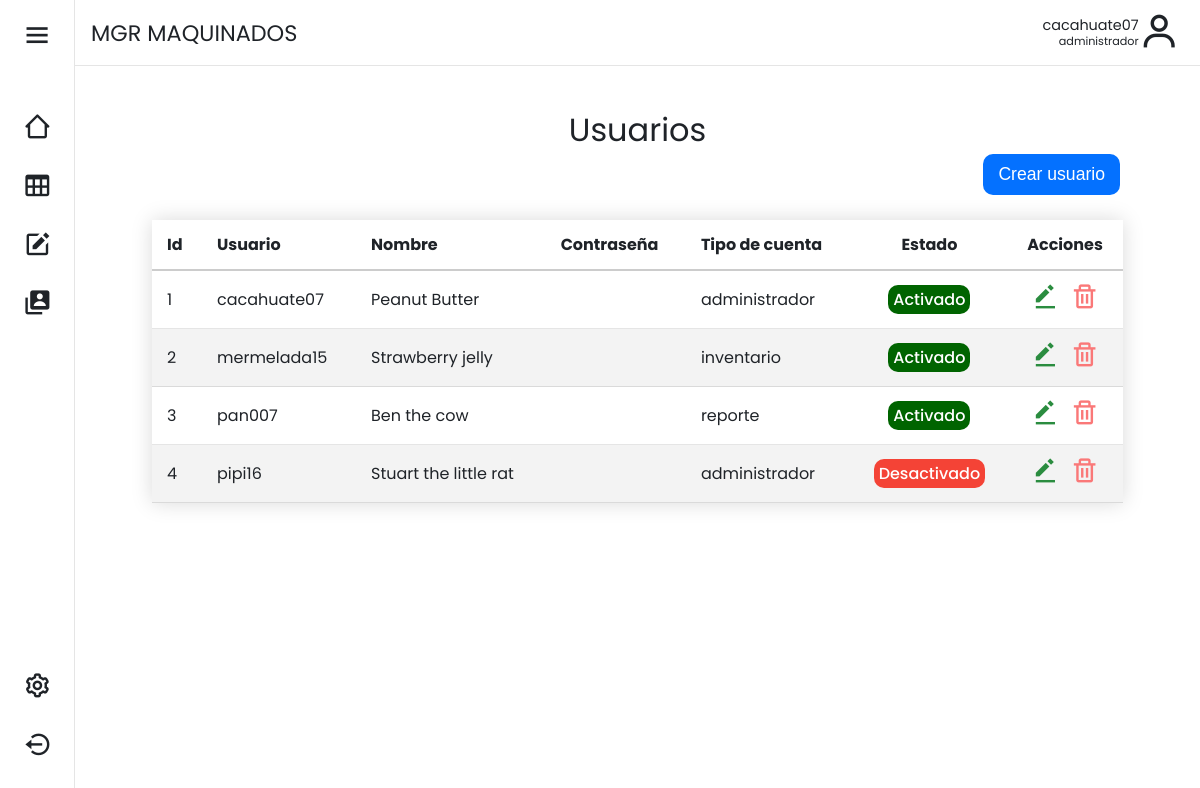
Screenshot of /usuarios.php (signed in) with the database file from the repository.
### tables this page shows
CREATE TABLE empleados (
    empleado_id SMALLINT PRIMARY KEY AUTO_INCREMENT,
    nombre VARCHAR(128),
    nombre_usuario VARCHAR(32) UNIQUE,
    password VARCHAR(255),
    tipo_cuenta VARCHAR(20),
    estado BIT
);

### authentication.php (called while the page is built, shortened)
<?php
if(isset($_SESSION["empleado_id"])){
    require __Dir__ . "/scripts/database.php";
    $sql = "SELECT * FROM empleados WHERE empleado_id = {$_SESSION["empleado_id"]}";
    $result = $mysqli->query($sql);
    $user = $result->fetch_assoc();
}
else{
    header("Location: index.php");
}
?>

### usuarios.php (the view, shortened to what this page needs)
<?php
require("authentication.php");
?>
<!DOCTYPE html>
<html lang="en">
<head>
    <link rel="stylesheet" href="assets/css/usuarios.css?<?php echo time(); ?>">
    <link rel="stylesheet" href="assets/css/sidebar.css?<?php echo time(); ?>">
    <link href='https://unpkg.com/boxicons@2.1.4/css/boxicons.min.css' rel='stylesheet'>
</head>
<body>
    <div class="sidebar">
        <div class="logoContent">
            <div class="logo">
                <i class='bx bx-menu' id="btn"></i>
            </div>
        </div>
        <ul class="nameList">
            <div class="topItems">
                <li>
                    <a href="home.php">
                        <i class='bx bx-home-alt-2'></i>
                    </a>
                </li>
                <li>
                    <a href="#">
                        <i class='bx bx-table'></i>
                    </a>
                </li>
                <li>
                    <a href="#">
                        <i class='bx bxs-edit' ></i>
                    </a>
                </li>
                <li>
                    <a href="#">
                        <i class='bx bxs-user-account'></i>
                    </a>
                </li>
            </div>
            <?php include("includes\sidebar-bottomItems.php") ?>
        </ul>
    </div>
    <div class="home">
        <?php
        include("includes/header.php");
        ?>
        <div class="content">
            <div class="content-header">
                <h1>Usuarios</h1>
                <button id = "addButton" class="openModalCU">Crear usuario</button>
            </div>
            <div class = "table-container">
            <table class = "content-table">
                <thead>
                    <tr>
                        <th>Id</th>
                        <th>Usuario</th>
                        <th>Nombre</th>
                        <th>Contraseña</th>
                        <th>Tipo de cuenta</th>
                        <th class = "center-cell">Estado</th>
                        <th class = "center-cell">Acciones</th>
                    </tr>
                </thead>
                <tbody>
                    <?php
                    $mysqli = require __DIR__ . "/scripts/database.php";
                    $sql = "SELECT * FROM empleados";
                    $result = $mysqli->query($sql);
                    while($row = $result->fetch_assoc()){
                        $status = $row['estado'] == 1 ? 'Activado' : 'Desactivado';
                        $statusBackground = $row['estado'] == 1 ? 'status-active' : 'status-deactive';
                        echo "
                        <tr>
                            <td class = 'userID'>$row[empleado_id]</td>
                            <td>$row[nombre_usuario]</td>
                            <td>$row[nombre]</td>
                            <td>$row[password]</td>
                            <td>$row[tipo_cuenta]</td>
                            <td class = 'center-cell'><span class = '$statusBackground'>$status</span></td>
                            <td class = 'actions center-cell'>
                                <a class = 'openModalEU edit_data'>
                                    <i class='bx bxs-edit-alt' style = 'color: #2a8c3f'></i>
                                </a>
                                <a href='deleteUser.php?id=$row[empleado_id]'>
                                    <i class='bx bx-trash' style = 'color: #fa7878'></i>
                                </a>
                            </td>
                        </tr>
                        ";
                    }
                    ?>
                </tbody>
            </table>
            </div>
        </div>
    </div>
</body>
</html>

### includes/header.php
<header>
    <div class="headerContent">
        <div class="leftContent">
            <h1 class="bizName">MGR MAQUINADOS</h1>
        </div>
        <div class="rightContent">
            <div class="userProfile">
                <div class="userText">
                    <div class="name"><?= htmlspecialchars($user["nombre_usuario"]) ?></div>
                    <div class="job"><?= htmlspecialchars($user["tipo_cuenta"]) ?></div>
                </div>
                <div class="profilePicture">
                    <i class='bx bx-user'></i>
                </div>
            </div>
        </div>
    </div>
</header>

### assets/css/usuarios.css (style rules this page uses)
.content { margin: 0 40px; }
table { border-collapse: collapse; margin: 25px auto; width: calc(100% - 74px); min-width: 640px; box-shadow: 0 0 20px rgba(0, 0, 0, 0.15); }
table thead tr { text-align: left; font-weight: bold; }
table th, table td { padding: 12px 15px; }
table tbody tr { border-bottom: 1px solid var(--c-border-primary); transition: all 0.5s ease; }
table tbody tr:nth-of-type(even) { background-color: var(--c-bg-tb-even); }
table thead { border-bottom: 2px solid rgba(0, 0, 0, 0.20); }
.center-cell { text-align: center; }
#addButton { padding: 10px 15px; border: none; border-radius: 10px; background-color: #0471FF; color: #fff; font-size: 1.1em; font-weight: 500; float: right; cursor: pointer; transition: all 0.2s ease; }
.content-header { margin-inline: 40px; }
.table-container { clear: right; overflow-x: auto; }
.actions a { cursor: pointer; text-decoration: none; color: var(--c-text-primary); margin-inline: 3px; }
.status-active, .status-deactive { padding: 3px 5px; border-radius: 10px; font-weight: 500; }
.status-active { color: #fff; background: darkgreen; }
.status-deactive { color: #fff; background: #f44336; }

### assets/css/sidebar.css (style rules this page uses)
:root { --c-text-primary: rgb(31, 35, 40); --c-text-header: #7E7F79; --c-border-primary: rgba(0, 0, 0, .1); --c-bg-body: #fff; --c-bg-sidebar: #fff; --c-bg-primary: #fff; --c-bg-secondary: #d4d8dd; --c-bg-button: #fff; --c-bg-button-secondary: #e4e4e4; --c-bg-sb-icon: #F0F2F4; --c-bg-tb-even: #f3f3f3; }
* { margin: 0; padding: 0; box-sizing: border-box; }
body { font-family: 'Poppins', sans-serif; color: var(--c-text-primary); background: var(--c-bg-body); font-size: 16px; transition: all 0.5s ease; }
i { font-size: 1.8em; }
.sidebar { position: fixed; top: 0; left: 0; height: 100%; width: 75px; background: var(--c-bg-sidebar); z-index: 1; transition: all 0.5s ease; border-right: solid 1px var(--c-border-primary); white-space: nowrap; }
.sidebar .logoContent .logo { font-weight: 500; font-size: 17.6px; letter-spacing: -1px; padding-block: 20px; padding-left: 10px; }
.sidebar #btn { position: absolute; right: 8px; transform: translateY(-3px); transform: translateX(-14px); cursor: pointer; }
.sidebar ul li i { min-width: 40px; }
.sidebar .nameList { padding-inline: 10px; list-style: none; display: flex; height: calc(100% - 66px); flex-direction: column; justify-content: space-between; }
.sidebar .nameList li a { text-decoration: none; color: var(--c-text-primary); display: flex; padding: 10px 13px; margin-bottom: 10px; }
.home { position: relative; left: 75px; width: calc(100% - 75px); }
header { border-bottom: solid 1px var(--c-border-primary); max-height: 66px; overflow: hidden; }
header .bizName { font-size: 1.4em; padding: 16px; font-weight: 400; }
.headerContent { display: flex; justify-content: space-between; }
.headerContent .rightContent { display: flex; align-items: center; margin-right: 20px; }
.headerContent .rightContent .userProfile { display: flex; justify-content: center; align-items: center; line-height: 1em; }
.userProfile .name { font-size: 0.9em; font-weight: 400; }
.userProfile .job { font-size: 0.7em; text-align: right; }
.userProfile .profilePicture { font-size: 23px; }
.content h1 { font-weight: 400; text-align: center; padding-top: 40px; }

### rows the page displays
empleados: nombre_usuario "cacahuate07", tipo_cuenta "administrador", empleado_id "1", nombre "Peanut Butter", estado "Activado"
empleados: empleado_id "2", nombre_usuario "mermelada15", nombre "Strawberry jelly", tipo_cuenta "inventario", estado "Activado"
empleados: empleado_id "3", nombre_usuario "pan007", nombre "Ben the cow", tipo_cuenta "reporte", estado "Activado"
empleados: empleado_id "4", nombre_usuario "pipi16", nombre "Stuart the little rat", tipo_cuenta "administrador", estado "Desactivado"
